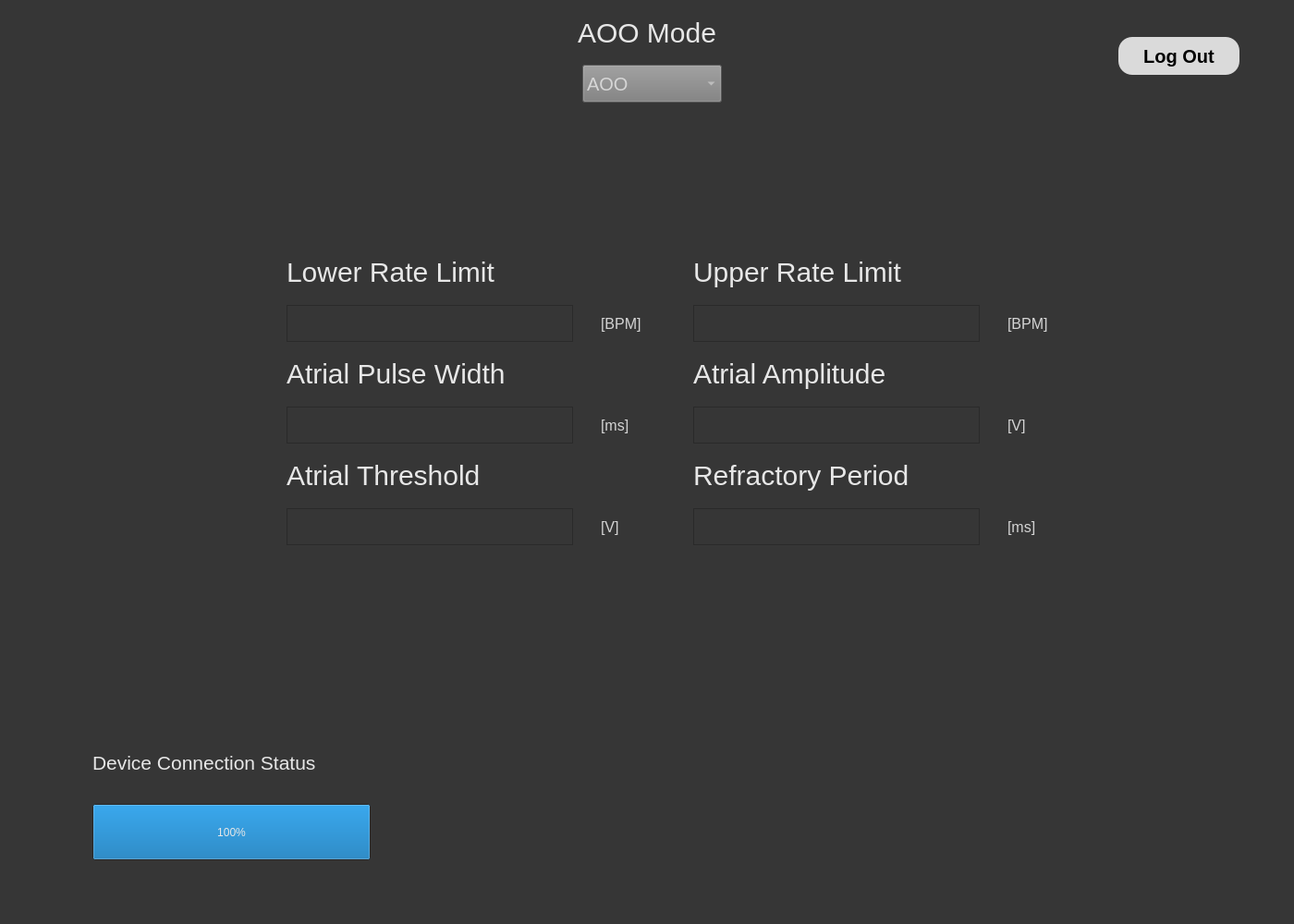
<?xml version="1.0" encoding="UTF-8"?>
<ui version="4.0">
 <class>MainWindow</class>
 <widget class="QMainWindow" name="MainWindow">
  <property name="geometry">
   <rect>
    <x>0</x>
    <y>0</y>
    <width>1400</width>
    <height>1000</height>
   </rect>
  </property>
  <property name="windowTitle">
   <string>MainWindow</string>
  </property>
  <property name="styleSheet">
   <string notr="true">background-color: rgb(54, 54, 54);</string>
  </property>
  <widget class="QWidget" name="centralwidget">
   <widget class="QLabel" name="label">
    <property name="geometry">
     <rect>
      <x>620</x>
      <y>10</y>
      <width>160</width>
      <height>50</height>
     </rect>
    </property>
    <property name="font">
     <font>
      <pointsize>-1</pointsize>
     </font>
    </property>
    <property name="layoutDirection">
     <enum>Qt::LeftToRight</enum>
    </property>
    <property name="autoFillBackground">
     <bool>false</bool>
    </property>
    <property name="styleSheet">
     <string notr="true">color: rgb(231, 231, 231);
font-size: 30px;</string>
    </property>
    <property name="text">
     <string>AOO Mode</string>
    </property>
    <property name="textFormat">
     <enum>Qt::AutoText</enum>
    </property>
    <property name="scaledContents">
     <bool>false</bool>
    </property>
    <property name="alignment">
     <set>Qt::AlignCenter</set>
    </property>
    <property name="wordWrap">
     <bool>false</bool>
    </property>
   </widget>
   <widget class="QComboBox" name="comboBox">
    <property name="geometry">
     <rect>
      <x>630</x>
      <y>70</y>
      <width>151</width>
      <height>41</height>
     </rect>
    </property>
    <property name="font">
     <font>
      <pointsize>-1</pointsize>
     </font>
    </property>
    <property name="styleSheet">
     <string notr="true">background-color: rgb(125, 125, 125);
color: rgb(214, 214, 214);
font-size: 20px;</string>
    </property>
    <property name="editable">
     <bool>false</bool>
    </property>
    <property name="currentText">
     <string>AOO</string>
    </property>
    <property name="currentIndex">
     <number>0</number>
    </property>
    <item>
     <property name="text">
      <string>AOO</string>
     </property>
    </item>
    <item>
     <property name="text">
      <string>VOO</string>
     </property>
    </item>
    <item>
     <property name="text">
      <string>AAI</string>
     </property>
    </item>
    <item>
     <property name="text">
      <string>VVI</string>
     </property>
    </item>
   </widget>
   <widget class="QProgressBar" name="PaceMakerConnectionStatus">
    <property name="geometry">
     <rect>
      <x>100</x>
      <y>870</y>
      <width>301</width>
      <height>61</height>
     </rect>
    </property>
    <property name="styleSheet">
     <string notr="true">color: rgb(231, 231, 231);
</string>
    </property>
    <property name="value">
     <number>100</number>
    </property>
   </widget>
   <widget class="QStackedWidget" name="stackedWidget">
    <property name="geometry">
     <rect>
      <x>220</x>
      <y>240</y>
      <width>1051</width>
      <height>531</height>
     </rect>
    </property>
    <property name="currentIndex">
     <number>3</number>
    </property>
    <widget class="QWidget" name="AOO_Widget">
     <widget class="QLabel" name="AOO_ATR_PW_UNITS">
      <property name="geometry">
       <rect>
        <x>430</x>
        <y>200</y>
        <width>61</width>
        <height>41</height>
       </rect>
      </property>
      <property name="font">
       <font>
        <pointsize>-1</pointsize>
       </font>
      </property>
      <property name="styleSheet">
       <string notr="true">font-size: 16px;
color: rgb(212, 212, 212);</string>
      </property>
      <property name="text">
       <string>[ms]</string>
      </property>
     </widget>
     <widget class="QLabel" name="AOO__ATR_PW_Label">
      <property name="geometry">
       <rect>
        <x>90</x>
        <y>139</y>
        <width>400</width>
        <height>51</height>
       </rect>
      </property>
      <property name="font">
       <font>
        <pointsize>-1</pointsize>
       </font>
      </property>
      <property name="styleSheet">
       <string notr="true">color: rgb(231, 231, 231);
font-size: 30px;</string>
      </property>
      <property name="text">
       <string>Atrial Pulse Width</string>
      </property>
      <property name="scaledContents">
       <bool>true</bool>
      </property>
     </widget>
     <widget class="QLabel" name="AOO_ATR_AMP_UNITS">
      <property name="geometry">
       <rect>
        <x>870</x>
        <y>200</y>
        <width>71</width>
        <height>41</height>
       </rect>
      </property>
      <property name="font">
       <font>
        <pointsize>-1</pointsize>
       </font>
      </property>
      <property name="styleSheet">
       <string notr="true">font-size: 16px;
color: rgb(212, 212, 212);</string>
      </property>
      <property name="text">
       <string>[V]</string>
      </property>
     </widget>
     <widget class="QPlainTextEdit" name="AOO_AMP_Field">
      <property name="geometry">
       <rect>
        <x>530</x>
        <y>200</y>
        <width>310</width>
        <height>40</height>
       </rect>
      </property>
      <property name="font">
       <font>
        <pointsize>12</pointsize>
       </font>
      </property>
     </widget>
     <widget class="QLabel" name="AOO_URL_UNITS">
      <property name="geometry">
       <rect>
        <x>870</x>
        <y>90</y>
        <width>71</width>
        <height>41</height>
       </rect>
      </property>
      <property name="font">
       <font>
        <pointsize>-1</pointsize>
       </font>
      </property>
      <property name="styleSheet">
       <string notr="true">font-size: 16px;
color: rgb(212, 212, 212);</string>
      </property>
      <property name="text">
       <string>[BPM]</string>
      </property>
     </widget>
     <widget class="QLabel" name="AOO_AMP_Label">
      <property name="geometry">
       <rect>
        <x>530</x>
        <y>139</y>
        <width>400</width>
        <height>51</height>
       </rect>
      </property>
      <property name="font">
       <font>
        <pointsize>-1</pointsize>
       </font>
      </property>
      <property name="styleSheet">
       <string notr="true">color: rgb(231, 231, 231);
font-size: 30px;</string>
      </property>
      <property name="text">
       <string>Atrial Amplitude</string>
      </property>
      <property name="scaledContents">
       <bool>true</bool>
      </property>
     </widget>
     <widget class="QPlainTextEdit" name="AOO_LRL_Field">
      <property name="geometry">
       <rect>
        <x>90</x>
        <y>90</y>
        <width>310</width>
        <height>40</height>
       </rect>
      </property>
      <property name="font">
       <font>
        <pointsize>12</pointsize>
       </font>
      </property>
     </widget>
     <widget class="QPlainTextEdit" name="AOO_ATR_PW_Field">
      <property name="geometry">
       <rect>
        <x>90</x>
        <y>200</y>
        <width>310</width>
        <height>40</height>
       </rect>
      </property>
      <property name="font">
       <font>
        <pointsize>12</pointsize>
       </font>
      </property>
     </widget>
     <widget class="QLabel" name="AOO_URL_Label">
      <property name="geometry">
       <rect>
        <x>530</x>
        <y>19</y>
        <width>400</width>
        <height>61</height>
       </rect>
      </property>
      <property name="font">
       <font>
        <pointsize>-1</pointsize>
       </font>
      </property>
      <property name="styleSheet">
       <string notr="true">color: rgb(231, 231, 231);
font-size: 30px;
</string>
      </property>
      <property name="text">
       <string>Upper Rate Limit</string>
      </property>
      <property name="scaledContents">
       <bool>true</bool>
      </property>
     </widget>
     <widget class="QPlainTextEdit" name="AOO_URL_Field">
      <property name="geometry">
       <rect>
        <x>530</x>
        <y>90</y>
        <width>310</width>
        <height>40</height>
       </rect>
      </property>
      <property name="font">
       <font>
        <pointsize>12</pointsize>
       </font>
      </property>
     </widget>
     <widget class="QLabel" name="AOO_LRL_UNITS">
      <property name="geometry">
       <rect>
        <x>430</x>
        <y>90</y>
        <width>61</width>
        <height>41</height>
       </rect>
      </property>
      <property name="font">
       <font>
        <pointsize>-1</pointsize>
       </font>
      </property>
      <property name="styleSheet">
       <string notr="true">font-size: 16px;
color: rgb(212, 212, 212);</string>
      </property>
      <property name="text">
       <string>[BPM]</string>
      </property>
     </widget>
     <widget class="QLabel" name="AOO_LRL_Label">
      <property name="geometry">
       <rect>
        <x>90</x>
        <y>19</y>
        <width>400</width>
        <height>61</height>
       </rect>
      </property>
      <property name="font">
       <font>
        <pointsize>-1</pointsize>
       </font>
      </property>
      <property name="styleSheet">
       <string notr="true">color: rgb(231, 231, 231);
font-size: 30px;</string>
      </property>
      <property name="text">
       <string>Lower Rate Limit</string>
      </property>
      <property name="textFormat">
       <enum>Qt::AutoText</enum>
      </property>
      <property name="scaledContents">
       <bool>true</bool>
      </property>
     </widget>
    </widget>
    <widget class="QWidget" name="VVI_Widget">
     <widget class="QLabel" name="VVI_REFRACT_UNITS">
      <property name="geometry">
       <rect>
        <x>870</x>
        <y>310</y>
        <width>71</width>
        <height>41</height>
       </rect>
      </property>
      <property name="font">
       <font>
        <pointsize>-1</pointsize>
       </font>
      </property>
      <property name="styleSheet">
       <string notr="true">font-size: 16px;
color: rgb(212, 212, 212);</string>
      </property>
      <property name="text">
       <string>[ms]</string>
      </property>
     </widget>
     <widget class="QLabel" name="VVI_VENT_THRESH_UNITS">
      <property name="geometry">
       <rect>
        <x>430</x>
        <y>310</y>
        <width>71</width>
        <height>41</height>
       </rect>
      </property>
      <property name="font">
       <font>
        <pointsize>-1</pointsize>
       </font>
      </property>
      <property name="styleSheet">
       <string notr="true">font-size: 16px;
color: rgb(212, 212, 212);</string>
      </property>
      <property name="text">
       <string>[V]</string>
      </property>
     </widget>
     <widget class="QLabel" name="VVI_LRL_Label">
      <property name="geometry">
       <rect>
        <x>90</x>
        <y>20</y>
        <width>400</width>
        <height>61</height>
       </rect>
      </property>
      <property name="font">
       <font>
        <pointsize>-1</pointsize>
       </font>
      </property>
      <property name="styleSheet">
       <string notr="true">color: rgb(231, 231, 231);
font-size: 30px;</string>
      </property>
      <property name="text">
       <string>Lower Rate Limit</string>
      </property>
      <property name="textFormat">
       <enum>Qt::AutoText</enum>
      </property>
      <property name="scaledContents">
       <bool>true</bool>
      </property>
     </widget>
     <widget class="QPlainTextEdit" name="VVI_VENT_AMP_Field">
      <property name="geometry">
       <rect>
        <x>530</x>
        <y>200</y>
        <width>310</width>
        <height>40</height>
       </rect>
      </property>
      <property name="font">
       <font>
        <pointsize>12</pointsize>
       </font>
      </property>
     </widget>
     <widget class="QLabel" name="VVI_REFRACT_Label">
      <property name="geometry">
       <rect>
        <x>530</x>
        <y>249</y>
        <width>400</width>
        <height>51</height>
       </rect>
      </property>
      <property name="font">
       <font>
        <pointsize>-1</pointsize>
       </font>
      </property>
      <property name="styleSheet">
       <string notr="true">color: rgb(231, 231, 231);
font-size: 30px;</string>
      </property>
      <property name="text">
       <string>Refractory Period</string>
      </property>
      <property name="scaledContents">
       <bool>true</bool>
      </property>
     </widget>
     <widget class="QLabel" name="VVI_VENT_PW_UNITS">
      <property name="geometry">
       <rect>
        <x>430</x>
        <y>200</y>
        <width>71</width>
        <height>41</height>
       </rect>
      </property>
      <property name="font">
       <font>
        <pointsize>-1</pointsize>
       </font>
      </property>
      <property name="styleSheet">
       <string notr="true">font-size: 16px;
color: rgb(212, 212, 212);</string>
      </property>
      <property name="text">
       <string>[ms]</string>
      </property>
     </widget>
     <widget class="QLabel" name="VVI_VENT_AMP_Label">
      <property name="geometry">
       <rect>
        <x>530</x>
        <y>139</y>
        <width>400</width>
        <height>51</height>
       </rect>
      </property>
      <property name="font">
       <font>
        <pointsize>-1</pointsize>
       </font>
      </property>
      <property name="styleSheet">
       <string notr="true">color: rgb(231, 231, 231);
font-size: 30px;</string>
      </property>
      <property name="text">
       <string>Ventricular Amplitude</string>
      </property>
      <property name="scaledContents">
       <bool>true</bool>
      </property>
     </widget>
     <widget class="QPlainTextEdit" name="VVI_LRL_Field">
      <property name="geometry">
       <rect>
        <x>90</x>
        <y>90</y>
        <width>310</width>
        <height>40</height>
       </rect>
      </property>
      <property name="font">
       <font>
        <pointsize>12</pointsize>
       </font>
      </property>
     </widget>
     <widget class="QLabel" name="VVI_URL_UNITS">
      <property name="geometry">
       <rect>
        <x>870</x>
        <y>90</y>
        <width>71</width>
        <height>41</height>
       </rect>
      </property>
      <property name="font">
       <font>
        <pointsize>-1</pointsize>
       </font>
      </property>
      <property name="styleSheet">
       <string notr="true">font-size: 16px;
color: rgb(212, 212, 212);</string>
      </property>
      <property name="text">
       <string>[BPM]</string>
      </property>
     </widget>
     <widget class="QPlainTextEdit" name="VVI_VENT_PW_Field">
      <property name="geometry">
       <rect>
        <x>90</x>
        <y>200</y>
        <width>310</width>
        <height>40</height>
       </rect>
      </property>
      <property name="font">
       <font>
        <pointsize>12</pointsize>
       </font>
      </property>
     </widget>
     <widget class="QLabel" name="VVI_LRL_UNITS">
      <property name="geometry">
       <rect>
        <x>430</x>
        <y>90</y>
        <width>71</width>
        <height>41</height>
       </rect>
      </property>
      <property name="font">
       <font>
        <pointsize>-1</pointsize>
       </font>
      </property>
      <property name="styleSheet">
       <string notr="true">font-size: 16px;
color: rgb(212, 212, 212);</string>
      </property>
      <property name="text">
       <string>[BPM]</string>
      </property>
     </widget>
     <widget class="QLabel" name="VVI_VENT_AMP_UNITS">
      <property name="geometry">
       <rect>
        <x>870</x>
        <y>200</y>
        <width>71</width>
        <height>41</height>
       </rect>
      </property>
      <property name="font">
       <font>
        <pointsize>-1</pointsize>
       </font>
      </property>
      <property name="styleSheet">
       <string notr="true">font-size: 16px;
color: rgb(212, 212, 212);</string>
      </property>
      <property name="text">
       <string>[V]</string>
      </property>
     </widget>
     <widget class="QLabel" name="VVI_VENT_PW_Label">
      <property name="geometry">
       <rect>
        <x>90</x>
        <y>139</y>
        <width>400</width>
        <height>51</height>
       </rect>
      </property>
      <property name="font">
       <font>
        <pointsize>-1</pointsize>
       </font>
      </property>
      <property name="styleSheet">
       <string notr="true">color: rgb(231, 231, 231);
font-size: 30px;</string>
      </property>
      <property name="text">
       <string>Ventricular Pulse Width</string>
      </property>
      <property name="scaledContents">
       <bool>true</bool>
      </property>
     </widget>
     <widget class="QPlainTextEdit" name="VVI_REFRACT_Field">
      <property name="geometry">
       <rect>
        <x>530</x>
        <y>310</y>
        <width>310</width>
        <height>40</height>
       </rect>
      </property>
      <property name="font">
       <font>
        <pointsize>12</pointsize>
       </font>
      </property>
     </widget>
     <widget class="QPlainTextEdit" name="VVI_URL_Field">
      <property name="geometry">
       <rect>
        <x>530</x>
        <y>90</y>
        <width>310</width>
        <height>40</height>
       </rect>
      </property>
      <property name="font">
       <font>
        <pointsize>12</pointsize>
       </font>
      </property>
     </widget>
     <widget class="QLabel" name="VVI_URL_Label">
      <property name="geometry">
       <rect>
        <x>530</x>
        <y>29</y>
        <width>400</width>
        <height>51</height>
       </rect>
      </property>
      <property name="font">
       <font>
        <pointsize>-1</pointsize>
       </font>
      </property>
      <property name="styleSheet">
       <string notr="true">color: rgb(231, 231, 231);
font-size: 30px;
</string>
      </property>
      <property name="text">
       <string>Upper Rate Limit</string>
      </property>
      <property name="scaledContents">
       <bool>true</bool>
      </property>
     </widget>
     <widget class="QPlainTextEdit" name="VVI_VENT_THRESH_Field">
      <property name="geometry">
       <rect>
        <x>90</x>
        <y>310</y>
        <width>310</width>
        <height>40</height>
       </rect>
      </property>
      <property name="font">
       <font>
        <pointsize>12</pointsize>
       </font>
      </property>
     </widget>
     <widget class="QLabel" name="VVI_VENT_THRESH_Label">
      <property name="geometry">
       <rect>
        <x>90</x>
        <y>249</y>
        <width>400</width>
        <height>51</height>
       </rect>
      </property>
      <property name="font">
       <font>
        <pointsize>-1</pointsize>
       </font>
      </property>
      <property name="styleSheet">
       <string notr="true">color: rgb(231, 231, 231);
font-size: 30px;</string>
      </property>
      <property name="text">
       <string>Ventricle Threshold </string>
      </property>
      <property name="scaledContents">
       <bool>true</bool>
      </property>
     </widget>
    </widget>
    <widget class="QWidget" name="VOO_Widget">
     <widget class="QLabel" name="VOO_VENT_PW_UNITS">
      <property name="geometry">
       <rect>
        <x>430</x>
        <y>200</y>
        <width>61</width>
        <height>41</height>
       </rect>
      </property>
      <property name="font">
       <font>
        <pointsize>-1</pointsize>
       </font>
      </property>
      <property name="styleSheet">
       <string notr="true">font-size: 16px;
color: rgb(212, 212, 212);</string>
      </property>
      <property name="text">
       <string>[ms]</string>
      </property>
     </widget>
     <widget class="QLabel" name="VOO_VENT_PW_Label">
      <property name="geometry">
       <rect>
        <x>90</x>
        <y>139</y>
        <width>400</width>
        <height>51</height>
       </rect>
      </property>
      <property name="font">
       <font>
        <pointsize>-1</pointsize>
       </font>
      </property>
      <property name="styleSheet">
       <string notr="true">color: rgb(231, 231, 231);
font-size: 30px;</string>
      </property>
      <property name="text">
       <string>Ventricular Pulse Width</string>
      </property>
      <property name="scaledContents">
       <bool>true</bool>
      </property>
     </widget>
     <widget class="QLabel" name="VOO_VENT_AMP_UNITS">
      <property name="geometry">
       <rect>
        <x>870</x>
        <y>200</y>
        <width>61</width>
        <height>41</height>
       </rect>
      </property>
      <property name="font">
       <font>
        <pointsize>-1</pointsize>
       </font>
      </property>
      <property name="styleSheet">
       <string notr="true">font-size: 16px;
color: rgb(212, 212, 212);</string>
      </property>
      <property name="text">
       <string>[V]</string>
      </property>
     </widget>
     <widget class="QPlainTextEdit" name="VOO_VENT_AMP_Field">
      <property name="geometry">
       <rect>
        <x>530</x>
        <y>200</y>
        <width>310</width>
        <height>40</height>
       </rect>
      </property>
      <property name="font">
       <font>
        <pointsize>12</pointsize>
       </font>
      </property>
     </widget>
     <widget class="QLabel" name="VOO_URL_UNITS">
      <property name="geometry">
       <rect>
        <x>870</x>
        <y>90</y>
        <width>81</width>
        <height>41</height>
       </rect>
      </property>
      <property name="font">
       <font>
        <pointsize>-1</pointsize>
       </font>
      </property>
      <property name="styleSheet">
       <string notr="true">font-size: 16px;
color: rgb(212, 212, 212);</string>
      </property>
      <property name="text">
       <string>[BPM]</string>
      </property>
     </widget>
     <widget class="QLabel" name="VOO_VENT_AMP_Label">
      <property name="geometry">
       <rect>
        <x>530</x>
        <y>139</y>
        <width>400</width>
        <height>51</height>
       </rect>
      </property>
      <property name="font">
       <font>
        <pointsize>-1</pointsize>
       </font>
      </property>
      <property name="styleSheet">
       <string notr="true">color: rgb(231, 231, 231);
font-size: 30px;</string>
      </property>
      <property name="text">
       <string>Ventricular Amplitude</string>
      </property>
      <property name="scaledContents">
       <bool>true</bool>
      </property>
     </widget>
     <widget class="QPlainTextEdit" name="VOO_LRL_Field">
      <property name="geometry">
       <rect>
        <x>90</x>
        <y>90</y>
        <width>310</width>
        <height>40</height>
       </rect>
      </property>
      <property name="font">
       <font>
        <pointsize>12</pointsize>
       </font>
      </property>
     </widget>
     <widget class="QPlainTextEdit" name="VOO_VENT_PW_Field">
      <property name="geometry">
       <rect>
        <x>90</x>
        <y>200</y>
        <width>310</width>
        <height>40</height>
       </rect>
      </property>
      <property name="font">
       <font>
        <pointsize>12</pointsize>
       </font>
      </property>
     </widget>
     <widget class="QLabel" name="VOO_URL_Label">
      <property name="geometry">
       <rect>
        <x>530</x>
        <y>19</y>
        <width>400</width>
        <height>61</height>
       </rect>
      </property>
      <property name="font">
       <font>
        <pointsize>-1</pointsize>
       </font>
      </property>
      <property name="styleSheet">
       <string notr="true">color: rgb(231, 231, 231);
font-size: 30px;
</string>
      </property>
      <property name="text">
       <string>Upper Rate Limit</string>
      </property>
      <property name="scaledContents">
       <bool>true</bool>
      </property>
     </widget>
     <widget class="QPlainTextEdit" name="VOO_URL_Field">
      <property name="geometry">
       <rect>
        <x>530</x>
        <y>90</y>
        <width>310</width>
        <height>40</height>
       </rect>
      </property>
      <property name="font">
       <font>
        <pointsize>12</pointsize>
       </font>
      </property>
     </widget>
     <widget class="QLabel" name="VOO_LRL_UNITS">
      <property name="geometry">
       <rect>
        <x>430</x>
        <y>90</y>
        <width>81</width>
        <height>41</height>
       </rect>
      </property>
      <property name="font">
       <font>
        <pointsize>-1</pointsize>
       </font>
      </property>
      <property name="styleSheet">
       <string notr="true">font-size: 16px;
color: rgb(212, 212, 212);</string>
      </property>
      <property name="text">
       <string>[BPM]</string>
      </property>
     </widget>
     <widget class="QLabel" name="VOO_LRL_Label">
      <property name="geometry">
       <rect>
        <x>90</x>
        <y>19</y>
        <width>400</width>
        <height>61</height>
       </rect>
      </property>
      <property name="font">
       <font>
        <pointsize>-1</pointsize>
       </font>
      </property>
      <property name="styleSheet">
       <string notr="true">color: rgb(231, 231, 231);
font-size: 30px;</string>
      </property>
      <property name="text">
       <string>Lower Rate Limit</string>
      </property>
      <property name="textFormat">
       <enum>Qt::AutoText</enum>
      </property>
      <property name="scaledContents">
       <bool>true</bool>
      </property>
     </widget>
    </widget>
    <widget class="QWidget" name="AAI_Widget">
     <widget class="QLabel" name="AAI_ATR_PW_UNITS">
      <property name="geometry">
       <rect>
        <x>430</x>
        <y>200</y>
        <width>71</width>
        <height>41</height>
       </rect>
      </property>
      <property name="font">
       <font>
        <pointsize>-1</pointsize>
       </font>
      </property>
      <property name="styleSheet">
       <string notr="true">font-size: 16px;
color: rgb(212, 212, 212);</string>
      </property>
      <property name="text">
       <string>[ms]</string>
      </property>
     </widget>
     <widget class="QLabel" name="AAI_ATR_PW_Label">
      <property name="geometry">
       <rect>
        <x>90</x>
        <y>139</y>
        <width>400</width>
        <height>51</height>
       </rect>
      </property>
      <property name="font">
       <font>
        <pointsize>-1</pointsize>
       </font>
      </property>
      <property name="styleSheet">
       <string notr="true">color: rgb(231, 231, 231);
font-size: 30px;</string>
      </property>
      <property name="text">
       <string>Atrial Pulse Width</string>
      </property>
      <property name="scaledContents">
       <bool>true</bool>
      </property>
     </widget>
     <widget class="QLabel" name="AAI_ATR_AMP_UNITS">
      <property name="geometry">
       <rect>
        <x>870</x>
        <y>200</y>
        <width>81</width>
        <height>41</height>
       </rect>
      </property>
      <property name="font">
       <font>
        <pointsize>-1</pointsize>
       </font>
      </property>
      <property name="styleSheet">
       <string notr="true">font-size: 16px;
color: rgb(212, 212, 212);</string>
      </property>
      <property name="text">
       <string>[V]</string>
      </property>
     </widget>
     <widget class="QPlainTextEdit" name="AAI_ATR_AMP_Field">
      <property name="geometry">
       <rect>
        <x>530</x>
        <y>200</y>
        <width>310</width>
        <height>40</height>
       </rect>
      </property>
      <property name="font">
       <font>
        <pointsize>12</pointsize>
       </font>
      </property>
     </widget>
     <widget class="QLabel" name="AAI_URL_UNITS">
      <property name="geometry">
       <rect>
        <x>870</x>
        <y>90</y>
        <width>81</width>
        <height>41</height>
       </rect>
      </property>
      <property name="font">
       <font>
        <pointsize>-1</pointsize>
       </font>
      </property>
      <property name="styleSheet">
       <string notr="true">font-size: 16px;
color: rgb(212, 212, 212);</string>
      </property>
      <property name="text">
       <string>[BPM]</string>
      </property>
     </widget>
     <widget class="QLabel" name="AAI_ATR_AMP_Label">
      <property name="geometry">
       <rect>
        <x>530</x>
        <y>139</y>
        <width>400</width>
        <height>51</height>
       </rect>
      </property>
      <property name="font">
       <font>
        <pointsize>-1</pointsize>
       </font>
      </property>
      <property name="styleSheet">
       <string notr="true">color: rgb(231, 231, 231);
font-size: 30px;</string>
      </property>
      <property name="text">
       <string>Atrial Amplitude</string>
      </property>
      <property name="scaledContents">
       <bool>true</bool>
      </property>
     </widget>
     <widget class="QPlainTextEdit" name="AAI_LRL_Field">
      <property name="geometry">
       <rect>
        <x>90</x>
        <y>90</y>
        <width>310</width>
        <height>40</height>
       </rect>
      </property>
      <property name="font">
       <font>
        <pointsize>12</pointsize>
       </font>
      </property>
     </widget>
     <widget class="QPlainTextEdit" name="AAI_ATR_PW_Field">
      <property name="geometry">
       <rect>
        <x>90</x>
        <y>200</y>
        <width>310</width>
        <height>40</height>
       </rect>
      </property>
      <property name="font">
       <font>
        <pointsize>12</pointsize>
       </font>
      </property>
     </widget>
     <widget class="QLabel" name="AAI_URL_Label">
      <property name="geometry">
       <rect>
        <x>530</x>
        <y>29</y>
        <width>400</width>
        <height>51</height>
       </rect>
      </property>
      <property name="font">
       <font>
        <pointsize>-1</pointsize>
       </font>
      </property>
      <property name="styleSheet">
       <string notr="true">color: rgb(231, 231, 231);
font-size: 30px;
</string>
      </property>
      <property name="text">
       <string>Upper Rate Limit</string>
      </property>
      <property name="scaledContents">
       <bool>true</bool>
      </property>
     </widget>
     <widget class="QPlainTextEdit" name="AAI_URL_Field">
      <property name="geometry">
       <rect>
        <x>530</x>
        <y>90</y>
        <width>310</width>
        <height>40</height>
       </rect>
      </property>
      <property name="font">
       <font>
        <pointsize>12</pointsize>
       </font>
      </property>
     </widget>
     <widget class="QLabel" name="AAI_LRL_UNITS">
      <property name="geometry">
       <rect>
        <x>430</x>
        <y>90</y>
        <width>71</width>
        <height>41</height>
       </rect>
      </property>
      <property name="font">
       <font>
        <pointsize>-1</pointsize>
       </font>
      </property>
      <property name="styleSheet">
       <string notr="true">font-size: 16px;
color: rgb(212, 212, 212);</string>
      </property>
      <property name="text">
       <string>[BPM]</string>
      </property>
     </widget>
     <widget class="QLabel" name="AAI_LRL_Label">
      <property name="geometry">
       <rect>
        <x>90</x>
        <y>29</y>
        <width>400</width>
        <height>51</height>
       </rect>
      </property>
      <property name="font">
       <font>
        <pointsize>-1</pointsize>
       </font>
      </property>
      <property name="styleSheet">
       <string notr="true">color: rgb(231, 231, 231);
font-size: 30px;</string>
      </property>
      <property name="text">
       <string>Lower Rate Limit</string>
      </property>
      <property name="textFormat">
       <enum>Qt::AutoText</enum>
      </property>
      <property name="scaledContents">
       <bool>true</bool>
      </property>
     </widget>
     <widget class="QPlainTextEdit" name="AAI_REFRACT_Field">
      <property name="geometry">
       <rect>
        <x>530</x>
        <y>310</y>
        <width>310</width>
        <height>40</height>
       </rect>
      </property>
      <property name="font">
       <font>
        <pointsize>12</pointsize>
       </font>
      </property>
     </widget>
     <widget class="QLabel" name="AAI_REFRACT_Label">
      <property name="geometry">
       <rect>
        <x>530</x>
        <y>249</y>
        <width>400</width>
        <height>51</height>
       </rect>
      </property>
      <property name="font">
       <font>
        <pointsize>-1</pointsize>
       </font>
      </property>
      <property name="styleSheet">
       <string notr="true">color: rgb(231, 231, 231);
font-size: 30px;</string>
      </property>
      <property name="text">
       <string>Refractory Period</string>
      </property>
      <property name="scaledContents">
       <bool>true</bool>
      </property>
     </widget>
     <widget class="QLabel" name="AAI_REFRACT_UNITS">
      <property name="geometry">
       <rect>
        <x>870</x>
        <y>310</y>
        <width>91</width>
        <height>41</height>
       </rect>
      </property>
      <property name="font">
       <font>
        <pointsize>-1</pointsize>
       </font>
      </property>
      <property name="styleSheet">
       <string notr="true">font-size: 16px;
color: rgb(212, 212, 212);</string>
      </property>
      <property name="text">
       <string>[ms]</string>
      </property>
     </widget>
     <widget class="QLabel" name="AAI_ATR_THRESH_Label">
      <property name="geometry">
       <rect>
        <x>90</x>
        <y>249</y>
        <width>400</width>
        <height>51</height>
       </rect>
      </property>
      <property name="font">
       <font>
        <pointsize>-1</pointsize>
       </font>
      </property>
      <property name="styleSheet">
       <string notr="true">color: rgb(231, 231, 231);
font-size: 30px;</string>
      </property>
      <property name="text">
       <string>Atrial Threshold </string>
      </property>
      <property name="scaledContents">
       <bool>true</bool>
      </property>
     </widget>
     <widget class="QPlainTextEdit" name="AAI_ATR_THRESH_Field">
      <property name="geometry">
       <rect>
        <x>90</x>
        <y>310</y>
        <width>310</width>
        <height>40</height>
       </rect>
      </property>
      <property name="font">
       <font>
        <pointsize>12</pointsize>
       </font>
      </property>
     </widget>
     <widget class="QLabel" name="AAI_ATR_THRESH_UNITS">
      <property name="geometry">
       <rect>
        <x>430</x>
        <y>310</y>
        <width>71</width>
        <height>41</height>
       </rect>
      </property>
      <property name="font">
       <font>
        <pointsize>-1</pointsize>
       </font>
      </property>
      <property name="styleSheet">
       <string notr="true">font-size: 16px;
color: rgb(212, 212, 212);</string>
      </property>
      <property name="text">
       <string>[V]</string>
      </property>
     </widget>
    </widget>
   </widget>
   <widget class="QLabel" name="label_10">
    <property name="geometry">
     <rect>
      <x>100</x>
      <y>800</y>
      <width>391</width>
      <height>51</height>
     </rect>
    </property>
    <property name="font">
     <font>
      <pointsize>16</pointsize>
     </font>
    </property>
    <property name="styleSheet">
     <string notr="true">color: rgb(231, 231, 231);
</string>
    </property>
    <property name="text">
     <string>Device Connection Status</string>
    </property>
    <property name="scaledContents">
     <bool>true</bool>
    </property>
   </widget>
   <widget class="QPushButton" name="Logout">
    <property name="geometry">
     <rect>
      <x>1210</x>
      <y>40</y>
      <width>131</width>
      <height>41</height>
     </rect>
    </property>
    <property name="styleSheet">
     <string notr="true">background-color: rgb(218, 218, 218);
font-weight:bold;
font-size: 20px;
border-radius: 15px;</string>
    </property>
    <property name="text">
     <string>Log Out</string>
    </property>
   </widget>
  </widget>
  <widget class="QStatusBar" name="statusBar"/>
 </widget>
 <resources/>
 <connections/>
</ui>
